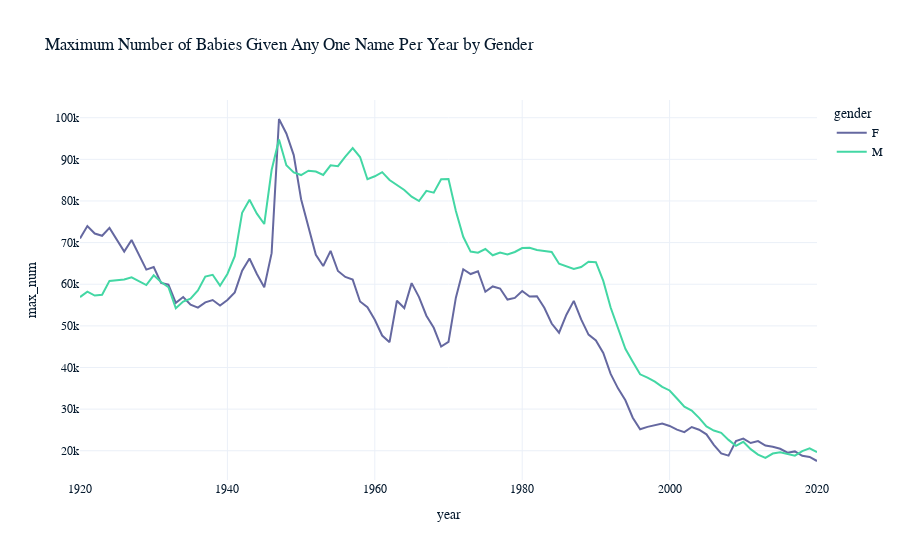

The code cell stored with this chart in its notebook:
### Code cell
# Create an interactive line plot
fig = px.line(max_per_year_gender, x='year', y='max_num', color='gender', title='Maximum Number of Babies Given Any One Name Per Year by Gender')

# Show the plot
fig.show()
